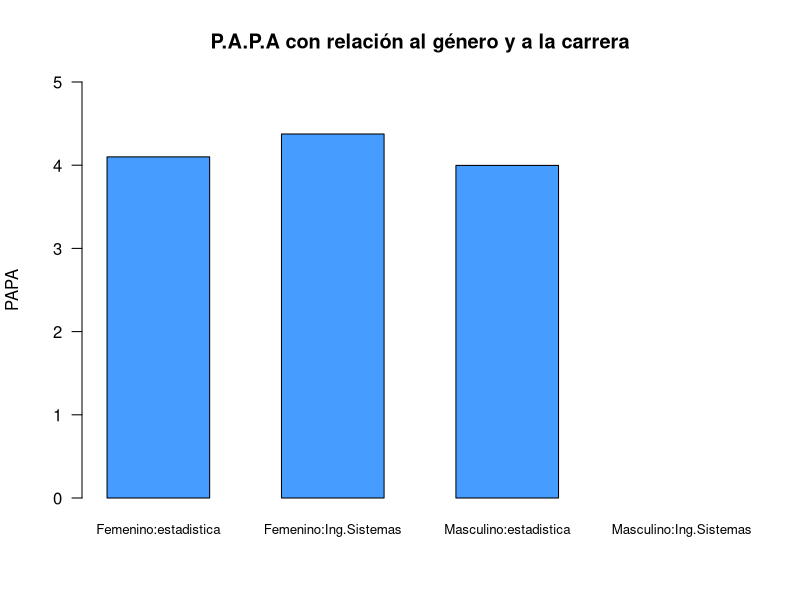
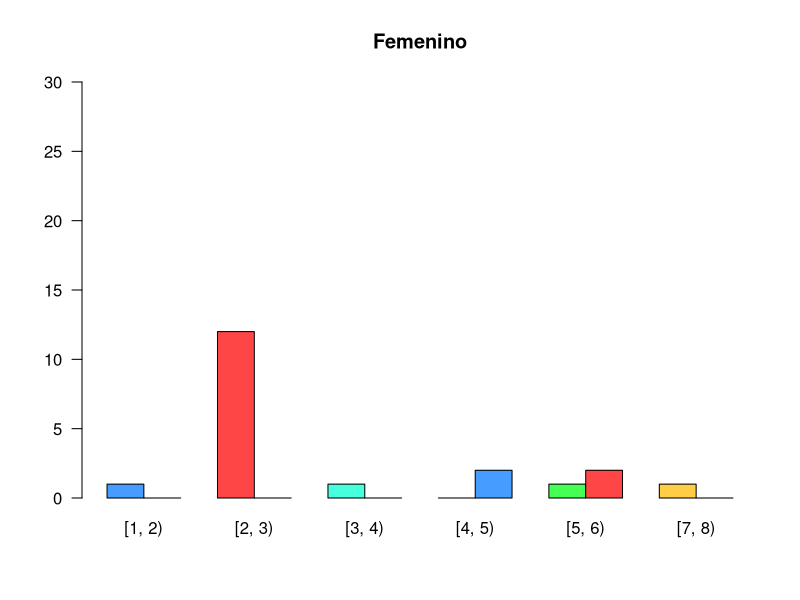
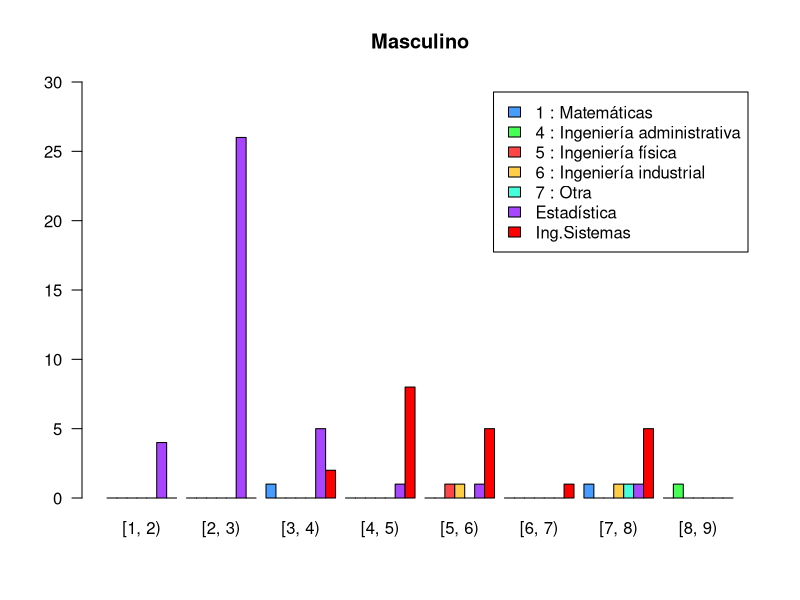
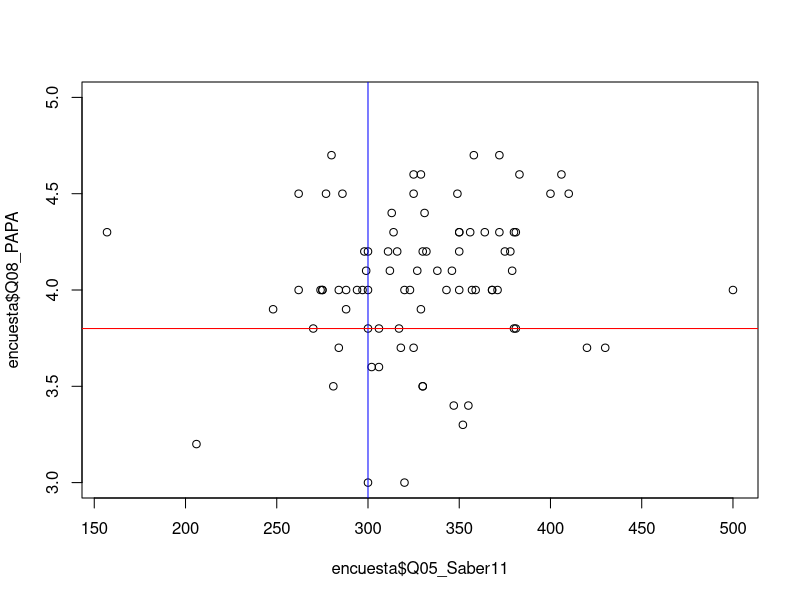
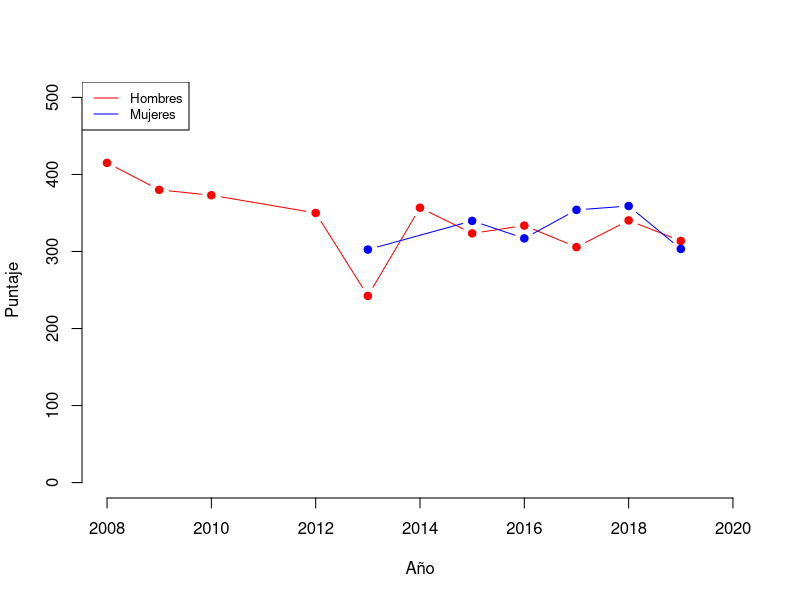

Source code (R) for these figures, in order:
## ---- chunk 1
knitr::opts_chunk$set(echo = FALSE,
                      message = FALSE,
                      warning = FALSE)
## ---- chunk 2
## Paquetes usados en el análisis.
library(tidyverse)
## ---- chunk 3
## Lectura de una base de datos tipo ".csv"
encuesta <- read.csv("encuesta1.csv", encoding = "UTF-8")
## ---- chunk 4
encuesta <- encuesta %>% 
  mutate(Q02_FechaNac = as.Date(as.character(Q02_FechaNac), "%Y-%m-%d"))
encuesta <- encuesta %>% 
  mutate(Q07_FechaSaber11 = as.Date(as.character(Q07_FechaSaber11), "%Y-%m-%d"))
## ---- chunk 5
##Papa por fuera del límite
encuesta$Q08_PAPA[encuesta$Q08_PAPA == 45 & !is.na(encuesta$Q08_PAPA)] <- 4.5
## ---- chunk 6
##Q04_semestre: reemplazar NaN por promedio de cada carrera
estadisticos <- encuesta %>%
  filter(Q03_Carrera == "3 : Estadística")

promedioSemestreEstadisticos <- round(mean(estadisticos$Q04_Semestre, na.rm=TRUE), 1)
encuesta$Q04_Semestre[is.na(encuesta$Q04_Semestre)] <- promedioSemestreEstadisticos
## ---- chunk 7
##Prueba realizada del 2000 al 2011-2: modificar escala R = 5*P
encuesta$Q05_Saber11[encuesta$Q05_Saber11 == 73] <- 73*5
## ---- chunk 8
##q08_papa: rellenar na con promedio de cada carrera
promedioPapaEstadisticos <- round(mean(estadisticos$Q08_PAPA[estadisticos$Q04_Semestre >= 2 & estadisticos$Q04_Semestre <= 3], na.rm=TRUE), 1)
encuesta$Q08_PAPA[is.na(encuesta$Q08_PAPA) & encuesta$Q03_Carrera == "3 : Estadística"] <- promedioPapaEstadisticos
## ---- chunk 9
##Cambiar fecha del icfes 2021 a 2019 porque está en el semestre 2
encuesta$Q07_FechaSaber11[encuesta$Q07_FechaSaber11 == as.Date("2021-08-08")] <- as.Date("2019-08-11")

##Cambiar puntaje=0 por promedio de puntajes obtenidos en ese año
icfes2019 <- encuesta %>%
  filter(Q07_FechaSaber11 >= as.Date("2019-01-01") & Q07_FechaSaber11 < as.Date("2020-01-01"))
promedioIcfes2019 <- round(mean(icfes2019$Q05_Saber11))
encuesta$Q05_Saber11[encuesta$Q05_Saber11 == 0 & encuesta$Q07_FechaSaber11 == as.Date("2019-08-08")] <- promedioIcfes2019
encuesta$Q05_Saber11[encuesta$Q05_Saber11 > 500 | encuesta$Q05_Saber11 <= 0] <- NaN
## ---- chunk 10
##Se obtiene el valor numérico del estrato
encuesta <- encuesta %>% 
  mutate(Q10_Estrato = as.numeric(substr(Q10_Estrato, 5,5)))
## ---- chunk 11
##q10_estrato: reemplazar "no se conoce" con el promedio de los estratos de los recursos que posee
promedioEstratoWifiPropio <- mean(encuesta$Q10_Estrato[encuesta$Q14_RecursosInformaticos..Wifi.propio == 1],  na.rm=TRUE)
promedioEstratoPortatilPropio <- mean(encuesta$Q10_Estrato[encuesta$Q14_RecursosInformaticos..Portátil.propio == 1], na.rm=TRUE)
encuesta$Q10_Estrato[is.na(encuesta$Q10_Estrato)] <- round(mean(promedioEstratoWifiPropio, promedioEstratoPortatilPropio))
## ---- chunk 12
##Cambiar rango de porcentajes: de 0-1 a 0-100 
encuesta$Q25_PorcentArea[encuesta$Q25_PorcentArea == 0.1] <- 10
encuesta$Q27_PorcentDivisor[encuesta$Q27_PorcentDivisor == 0.5] <- 50
## ---- chunk 13
## Filtros


## Filtro mujeres de estadistica.

Pap_fem_sta <- encuesta %>%
  filter(encuesta$Q01_Genero == "2 : Femenino" & encuesta$Q03_Carrera == "3 : Estadística")

## Filtro hombres de estadistica.

Pap_mas_sta <- encuesta %>%
  filter(encuesta$Q01_Genero == "1 : Masculino" & encuesta$Q03_Carrera == "3 : Estadística")

## Filtro mujeres de Sistemas.

Pap_fem_sis <- encuesta %>%
  filter(encuesta$Q01_Genero == "2 : Femenino" & encuesta$Q03_Carrera == "2 : Ingeniería de sistemas e informática")

## Filtro hombres de Sistemas.

Pap_mas_sis <- encuesta %>%
  filter(encuesta$Q01_Genero == "1 : Masculino" & encuesta$Q03_Carrera == "2 : Ingeniería de sistemas e informÃ¡tica")


## Las demas variables como son las carreras de Ingenieria Administrativa, Matematicas, Ingenieria Fisica y otras no se van a tomar en cuenta ya que la frecuencia de estas es menor comparadas con las demas (Estadistica e Ingenieria de Sistemas) y no se puede hacer un buen analisis con estas.

## ---- chunk 14
## PROMEDIOS

## Mujeres estadistica

Prom_fem_t <- mean(Pap_fem_sta$Q08_PAPA)

## Hombres estadistica

Prom_mas_t <- mean(Pap_mas_sta$Q08_PAPA)

## Mujeres Sistemas

Prom_fem_s <- mean(Pap_fem_sis$Q08_PAPA)
## Hombres Sistemas

Prom_mas_s <- mean(Pap_mas_sis$Q08_PAPA)

## ---- chunk 15
## Grafica

## Se crea una matriz para poder hacer la grafica de barras.

Femenino_estadistica <- Prom_fem_t 
Mascuino_estadistica <- Prom_mas_t 
Femenino_Ing.Sistemas <- Prom_fem_s 
Masculino_Ing.Sistemas <- Prom_mas_s

Tabla_datos <- t(matrix(cbind(Femenino_estadistica, Femenino_Ing.Sistemas, Mascuino_estadistica, Masculino_Ing.Sistemas )))

Tabla_datos
  colnames(Tabla_datos) <- c("Femenino:estadistica", "Femenino:Ing.Sistemas", "Masculino:estadistica", "Masculino:Ing.Sistemas")

  
barplot(Tabla_datos,
        col = c("#469dff"),
        las = 1, 
        ylim = c(0, 5), 
        ylab = "PAPA",
        main = "P.A.P.A con relación al género y a la carrera", 
        cex.names = 0.8,
        space = c(0.7, 0.7, 0.7, 0.7))

## ---- chunk 16
dt <- encuesta[,c("Q01_Genero","Q03_Carrera", "Q04_Semestre" )] # Nueva base con las variables para este analisis

#dt <- dt %>%
#  filter(dt$Q03_Carrera == "3 : Estadística" | dt$Q03_Carrera == "2 : Ingeniería de sistemas e #informática" )

dt$sem_int <- dt$Q04_Semestre
dt$sem_int[dt$Q04_Semestre >= 1.0 & dt$Q04_Semestre < 2.0]  <- "[1, 2)"
dt$sem_int[dt$Q04_Semestre >= 2.0 & dt$Q04_Semestre < 3.0]  <- "[2, 3)"
dt$sem_int[dt$Q04_Semestre >= 3.0 & dt$Q04_Semestre < 4.0]  <- "[3, 4)"
dt$sem_int[dt$Q04_Semestre >= 4.0 & dt$Q04_Semestre < 5.0]  <- "[4, 5)"
dt$sem_int[dt$Q04_Semestre >= 5.0 & dt$Q04_Semestre < 6.0]  <- "[5, 6)"
dt$sem_int[dt$Q04_Semestre >= 6.0 & dt$Q04_Semestre < 7.0]  <- "[6, 7)"
dt$sem_int[dt$Q04_Semestre >= 7.0 & dt$Q04_Semestre < 8.0]  <- "[7, 8)"
dt$sem_int[dt$Q04_Semestre >= 8.0 & dt$Q04_Semestre < 9.0]  <- "[8, 9)"


dt$car_str <- dt$Q03_Carrera
dt$car_str[dt$Q03_Carrera == "2 : Ingeniería de sistemas e informática"] <- "Ing.Sistemas"
dt$car_str[dt$Q03_Carrera == "3 : Estadística"] <- "Estadística"

## ---- chunk 17
table(dt$Q01_Genero, dt$sem_int)
table(dt$Q03_Carrera, dt$sem_int)
table(dt$Q03_Carrera, dt$sem_int,dt$Q01_Genero)

dt_m <- dt %>%
  filter(dt$Q01_Genero == "1 : Masculino")
dt_f <- dt %>%
  filter(dt$Q01_Genero == "2 : Femenino")

a1 <- table(dt_m$car_str, dt_m$sem_int)
a2 <- table(dt_f$car_str, dt_f$sem_int)

palette(c("#469dff", "#46ff54", "#ff4646", "#ffcd46", "#46ffdd", "#a846ff", "red"))


 
barplot(a2, 
        beside = TRUE, 
        las = 1, 
        ylim = c(0, 30), 
        main = "Femenino",
        col = c(1, 2, 3, 4, 5, 6, 7))


barplot(a1, beside = TRUE, 
        las = 1, 
        main = "Masculino", 
        ylim = c(0, 30),
        col = c(1, 2, 3, 4, 5, 6, 7),
        legend = TRUE)
## ---- chunk 18
plot(encuesta$Q05_Saber11, encuesta$Q08_PAPA, ylim=c(3,5))
abline(v=300, col="blue")
abline(h=3.8, col="red")
## ---- chunk 19
buenPapaIcfes <-  nrow(encuesta %>% filter(Q05_Saber11 >= 300 & Q08_PAPA >= 3.8))
buenPapaIcfes/nrow(encuesta %>% filter(!is.na(Q05_Saber11) & !is.na(Q08_PAPA)))
## ---- chunk 20
buenPapaIcfes2 <-  nrow(encuesta %>% filter(Q05_Saber11 <= 300 & Q08_PAPA >= 3.8))
buenPapaIcfes2/nrow(encuesta %>% filter(!is.na(Q05_Saber11) & !is.na(Q08_PAPA)))
## ---- chunk 21
puntajesIcfes <- encuesta %>% 
  mutate(añoIcfes = format(encuesta$Q07_FechaSaber11,"%Y")) %>%
  select(Q01_Genero, Q05_Saber11, añoIcfes)

puntajesHombres <- puntajesIcfes %>% filter(Q01_Genero == "1 : Masculino") %>%
  group_by(añoIcfes) %>% summarise(puntajePromedio = mean(Q05_Saber11, na.rm=TRUE))

puntajesMujeres <- puntajesIcfes %>% filter(Q01_Genero == "2 : Femenino") %>%
  group_by(añoIcfes) %>% summarise(puntajePromedio = mean(Q05_Saber11, na.rm=TRUE))

plot(puntajesHombres$añoIcfes, puntajesHombres$puntajePromedio, type = "b",
     frame = FALSE, pch = 19, col = "red", xlab = "Año", ylab = "Puntaje",
     xlim=c(2008,2020), ylim=c(0,500))

lines(puntajesMujeres$añoIcfes, puntajesMujeres$puntajePromedio, pch = 19,
      col = "blue", type = "b", lty = 1)

legend("topleft", legend=c("Hombres", "Mujeres"),
       col=c("red", "blue"), lty = 1:1, cex=0.8)
